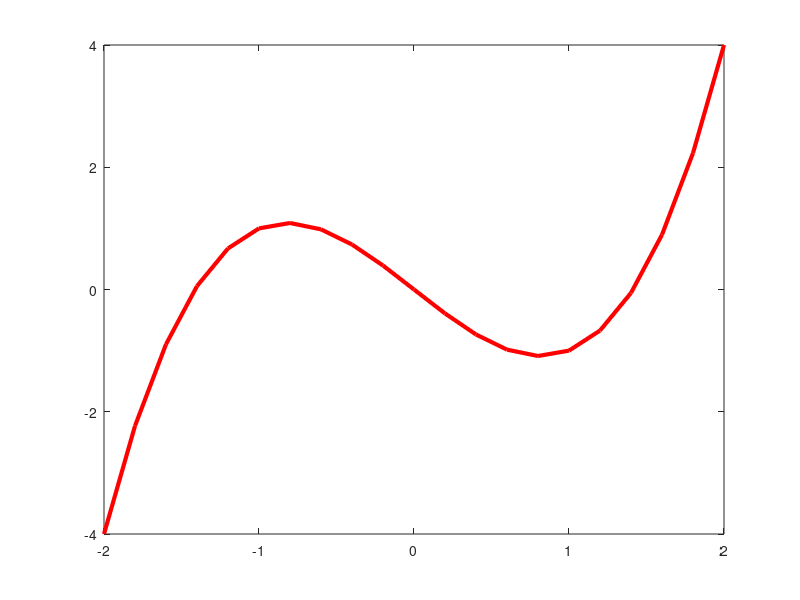

Write the MATLAB code that produced this figure.
%preamble
clear all; close all; clc; 

%x-variable
x=[-2:0.2:2];

%for-loop func
for idx=[1:length(x)]
    y(idx)=(x(idx))^3-2*x(idx);
end
plot (x,y,'r','linewidth',3)

